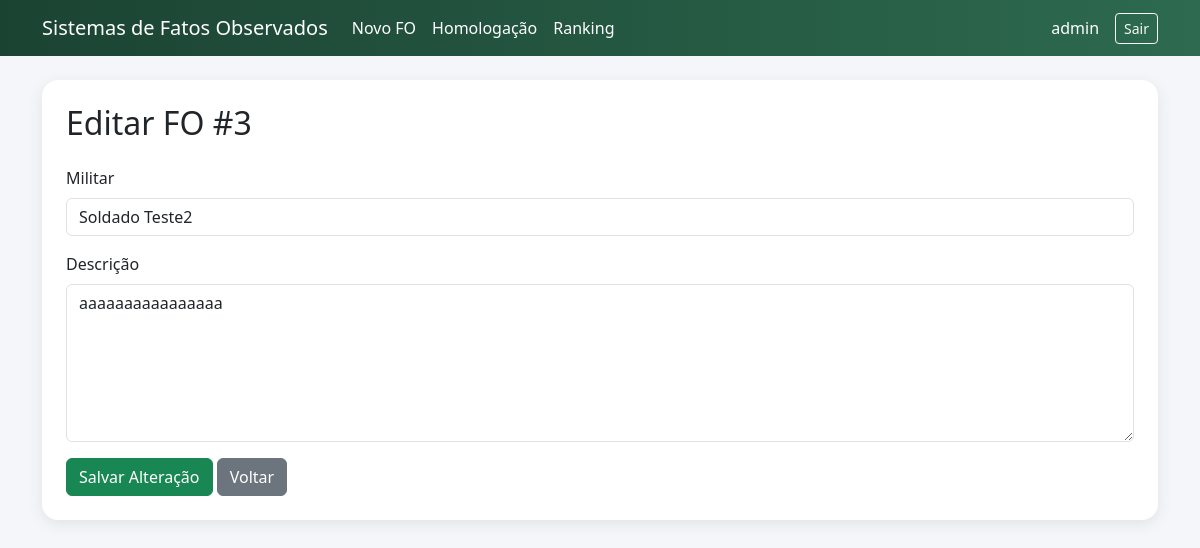
Page /fo/homologacao/3/editar (signed in) on the committed database.
### app/fo/models.py (models this page shows, shortened)
class Usuario(db.Model, UserMixin):
    __tablename__ = "usuarios"
    id = db.Column(db.Integer, primary_key=True)
    username = db.Column(db.String(80), unique=True, nullable=False)
    senha_hash = db.Column(db.String(128), nullable=False)
    nivel_permissao = db.Column(db.Integer, default=1, nullable=False) # "Cadastrador", "Homologador", "Administrador"
    militar_id = db.Column(
        db.Integer,
        db.ForeignKey("militares.id", ondelete="RESTRICT"),
        nullable=False
    )
    militar = db.relationship("Militar")

class FatoObservado(db.Model):
    __tablename__ = "fatos_observados"
    id = db.Column(db.Integer, primary_key=True)
    militar_id = db.Column(
        db.Integer,
        db.ForeignKey("militares.id", ondelete="RESTRICT"),
        nullable=False
    )
    cadastrador_id = db.Column(
        db.Integer,
        db.ForeignKey("usuarios.id", ondelete="RESTRICT"),
        nullable=False
    )
    homologador_id = db.Column(
        db.Integer,
        db.ForeignKey("usuarios.id", ondelete="RESTRICT"),
        nullable=True
    )
    tipo_de_fato_id = db.Column(
        db.Integer,
        db.ForeignKey("tipo_de_fato.id", ondelete="RESTRICT"),
        nullable=False
    )
    sinal = db.Column(db.String(10), nullable=False) #positivo ou negativo
    pontos = db.Column(db.Integer, nullable=False)
    descricao = db.Column(db.Text, nullable=True)
    status = db.Column(db.String(20), default="Pendente", nullable=False)
    justificativa_recusa = db.Column(db.Text, nullable=True)
    data_registro = db.Column(db.DateTime, default=datetime.utcnow, nullable=False)
    data_homologacao = db.Column(db.DateTime, nullable=True)
    militar = db.relationship("Militar", foreign_keys=[militar_id])
    cadastrador = db.relationship("Usuario", foreign_keys=[cadastrador_id])
    homologador = db.relationship("Usuario", foreign_keys=[homologador_id])
    tipo_fato = db.relationship("TipoDeFato")
    evidencias = db.relationship("EvidenciaFO", backref="fato", lazy=True)

class PostoGraduacao(db.Model):
    __tablename__ = 'posto_graduacao'
    id = db.Column(db.Integer, primary_key=True)
    nome = db.Column(db.String(80), nullable=False)

class Militar(db.Model):
    __tablename__ = "militares"
    id = db.Column(db.Integer, primary_key=True)
    nome_guerra = db.Column(db.String(120), nullable=False)
    identidade_militar = db.Column(db.String(30), unique=True, nullable=False)
    id_posto_graduacao = db.Column(
        db.Integer,
        db.ForeignKey("posto_graduacao.id", ondelete="RESTRICT"),
        nullable=False
    )
    data_de_praca = db.Column(db.Date, nullable=False)
    id_secao = db.Column(
        db.Integer,
        db.ForeignKey("secoes.id", ondelete="RESTRICT"),
        nullable=False
    )
    foto_url = db.Column(db.String(255), nullable=True)
    posto_graduacao = db.relationship("PostoGraduacao")
    secao = db.relationship("Secao")

### app/fo/routes.py (the view)
@fo_bp.route("/homologacao/<int:fato_id>/editar", methods=["GET", "POST"])
@login_required
@requer_homologador
def editar(fato_id):
    fato = FatoObservado.query.get_or_404(fato_id)
    if request.method == "POST":
        nova_descricao = request.form.get("descricao", "")
        editar_fato(fato, editor=current_user, nova_descricao=nova_descricao)
        flash("FO editado com sucesso.", "success")
        return redirect(url_for("fo.homologacao"))
    return render_template("fo/editar_fo.html", fato=fato)

### app/__init__.py (called while the page is built)
def create_app():
    app = Flask(__name__)
    app.config.from_object(Config)
    db.init_app(app)
    login_manager.init_app(app)
    migrate.init_app(app, db)
    from app.fo.models import Usuario
    @login_manager.user_loader
    def load_user(user_id):
        return Usuario.query.get(int(user_id))
    login_manager.login_view = "auth.login"
    from app.fo import fo_bp
    app.register_blueprint(fo_bp)
    from app.auth import auth_bp
    app.register_blueprint(auth_bp)
    return app

### app/fo/permissions.py (called while the page is built)
def requer_homologador(func):
    @wraps(func)
    def wrapper(*args, **kwargs):
        if not current_user.is_authenticated:
            abort(401)  # Unauthorized
        if getattr(current_user, "nivel_permissao", 0) < 2:  # Nível de permissão 2 ou superior é necessário
            abort(403)  # Forbidden
        return func(*args, **kwargs)
    return wrapper

### app/templates/fo/editar_fo.html (shortened to what this page needs)
{% extends "base.html" %}
{% block content %}
<div class="card card-glass p-4">
    <h2 class="mb-4">Editar FO #{{ fato.id }}</h2>
    <form method="POST">
        <div class="mb-3">
            <label class="form-label">Militar</label>
            <input class="form-control"
                   value="{{ fato.militar.posto_graduacao.nome }} {{ fato.militar.nome_guerra }}"
                   readonly>
        </div>
        <div class="mb-3">
            <label class="form-label">Descrição</label>
            <textarea name="descricao"
                      class="form-control"
                      rows="6"
                      required>{{ fato.descricao }}</textarea>
        </div>
        <button class="btn btn-success">
            Salvar Alteração
        </button>
        <a href="{{ url_for('fo.homologacao') }}"
           class="btn btn-secondary">
            Voltar
        </a>
    </form>
</div>
{% endblock %}

### app/templates/base.html (shortened to what this page needs)
<!DOCTYPE html>
<html lang="pt-BR">
<head>
    <link href="https://cdn.jsdelivr.net/npm/bootstrap@5.3.3/dist/css/bootstrap.min.css" rel="stylesheet">
</head>
<body>
<nav class="navbar navbar-expand-lg navbar-dark navbar-custom mb-4">
    <div class="container">
        <a class="navbar-brand"
            href="{{ url_for('fo.ranking' )}}">
        Sistemas de Fatos Observados
        </a>
        <div class="collapse navbar-collapse"
            id="navbarNav">
            {% if current_user.is_authenticated %}
            <ul class="navbar-nav me-auto">
                <li class="nav-item">
                    <a class="nav-link"
                        href="{{ url_for('fo.novo_fo') }}">
                        Novo FO
                    </a>
                </li>
                <li class="nav-item">
                    <a class="nav-link"
                        href="{{ url_for('fo.homologacao') }}">
                        Homologação
                    </a>
                </li>
                <li class="nav-item">
                    <a class="nav-link"
                        href="{{ url_for('fo.ranking') }}">
                        Ranking
                    </a>
                </li>
            </ul>
            <div class="d-flex align-items-center gap-3">
                <span class="navbar-text">
                    {{ current_user.username }}
                </span>
                <a class="btn btn-outline-light btn-sm"
                href="{{ url_for('auth.logout') }}">
                Sair
                </a>
            </div>
            {% endif %}
        </div>
    </div>
</nav>
<div class="container">
    {% block content %}{% endblock %}
</div>
</body>
</html>

### app/templates/base.html (style rules this page uses)
body { background: #f4f6f9; }
.navbar-custom { background: linear-gradient(90deg, #1b4332, #2d6a4f); }
.navbar-brand, .nav-link, .navbar-text { color:white !important; }
.card-glass { border-radius: 16px; border:none; box-shadow: 0 4px 15px rgba(0,0,0,0.08); }

### rows in the picture
Usuario: username "admin"
FatoObservado: id "3", descricao "aaaaaaaaaaaaaaaa"
PostoGraduacao: militar.posto_graduacao.nome "Soldado Teste2"
